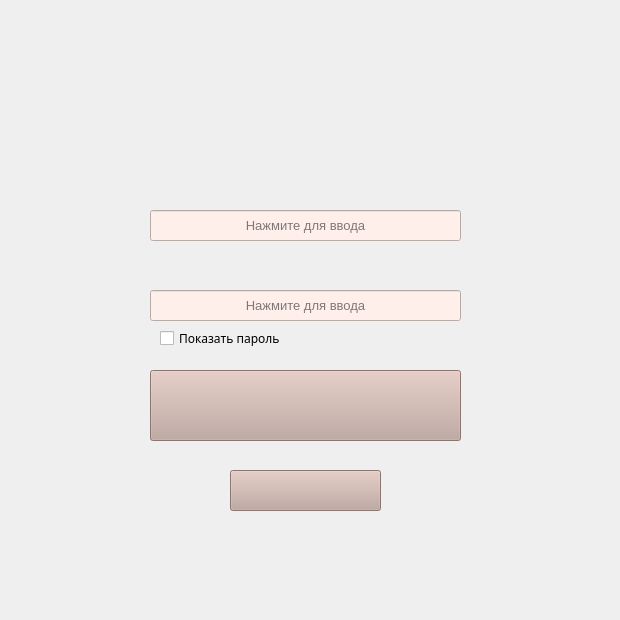
<?xml version="1.0" encoding="UTF-8"?>
<ui version="4.0">
 <class>MainWindow</class>
 <widget class="QMainWindow" name="MainWindow">
  <property name="geometry">
   <rect>
    <x>0</x>
    <y>0</y>
    <width>620</width>
    <height>620</height>
   </rect>
  </property>
  <property name="minimumSize">
   <size>
    <width>620</width>
    <height>620</height>
   </size>
  </property>
  <property name="maximumSize">
   <size>
    <width>620</width>
    <height>620</height>
   </size>
  </property>
  <property name="font">
   <font>
    <strikeout>false</strikeout>
    <stylestrategy>PreferAntialias</stylestrategy>
    <kerning>true</kerning>
   </font>
  </property>
  <property name="cursor">
   <cursorShape>ArrowCursor</cursorShape>
  </property>
  <property name="mouseTracking">
   <bool>false</bool>
  </property>
  <property name="windowTitle">
   <string>Авторизация</string>
  </property>
  <property name="styleSheet">
   <string notr="true">QWidget#centralwidget {
	 background-image: url(:/background/back_reg.png)
	}</string>
  </property>
  <widget class="QWidget" name="centralwidget">
   <widget class="QPushButton" name="pushButton">
    <property name="geometry">
     <rect>
      <x>150</x>
      <y>370</y>
      <width>311</width>
      <height>71</height>
     </rect>
    </property>
    <property name="font">
     <font>
      <family>Segoe Print</family>
      <pointsize>12</pointsize>
     </font>
    </property>
    <property name="cursor">
     <cursorShape>PointingHandCursor</cursorShape>
    </property>
    <property name="styleSheet">
     <string notr="true">QPushButton {
	background-color: rgb(192, 165, 157);
	background-image: url(:/background/sing_in.png);
 }
QPushButton:hover {
     background-color:rgb(255, 237, 221);
 }</string>
    </property>
    <property name="text">
     <string notr="true"/>
    </property>
   </widget>
   <widget class="QLineEdit" name="lineEdit_name">
    <property name="geometry">
     <rect>
      <x>150</x>
      <y>210</y>
      <width>311</width>
      <height>31</height>
     </rect>
    </property>
    <property name="font">
     <font>
      <pointsize>10</pointsize>
     </font>
    </property>
    <property name="styleSheet">
     <string notr="true">background-color:rgb(255, 239, 234);</string>
    </property>
    <property name="text">
     <string notr="true"/>
    </property>
    <property name="maxLength">
     <number>64</number>
    </property>
    <property name="alignment">
     <set>Qt::AlignCenter</set>
    </property>
    <property name="placeholderText">
     <string notr="true">Нажмите для ввода</string>
    </property>
   </widget>
   <widget class="QLineEdit" name="lineEdit_pass">
    <property name="geometry">
     <rect>
      <x>150</x>
      <y>290</y>
      <width>311</width>
      <height>31</height>
     </rect>
    </property>
    <property name="font">
     <font>
      <pointsize>10</pointsize>
     </font>
    </property>
    <property name="styleSheet">
     <string notr="true">background-color:rgb(255, 239, 234);</string>
    </property>
    <property name="text">
     <string notr="true"/>
    </property>
    <property name="maxLength">
     <number>16</number>
    </property>
    <property name="echoMode">
     <enum>QLineEdit::Password</enum>
    </property>
    <property name="alignment">
     <set>Qt::AlignCenter</set>
    </property>
    <property name="placeholderText">
     <string>Нажмите для ввода</string>
    </property>
   </widget>
   <widget class="QCheckBox" name="checkBox">
    <property name="enabled">
     <bool>true</bool>
    </property>
    <property name="geometry">
     <rect>
      <x>160</x>
      <y>330</y>
      <width>141</width>
      <height>17</height>
     </rect>
    </property>
    <property name="font">
     <font>
      <family>Segoe Print</family>
     </font>
    </property>
    <property name="cursor">
     <cursorShape>PointingHandCursor</cursorShape>
    </property>
    <property name="text">
     <string notr="true">Показать пароль</string>
    </property>
   </widget>
   <widget class="QPushButton" name="pushButton_reg">
    <property name="geometry">
     <rect>
      <x>230</x>
      <y>470</y>
      <width>151</width>
      <height>41</height>
     </rect>
    </property>
    <property name="font">
     <font>
      <family>Segoe Print</family>
      <pointsize>12</pointsize>
     </font>
    </property>
    <property name="cursor">
     <cursorShape>PointingHandCursor</cursorShape>
    </property>
    <property name="styleSheet">
     <string notr="true">QPushButton {
	background-color: rgb(192, 165, 157);
	
	background-image: url(:/background/sing_up.png);
 }
QPushButton:hover {
     background-color:rgb(255, 237, 221);
 }</string>
    </property>
    <property name="text">
     <string notr="true"/>
    </property>
   </widget>
  </widget>
 </widget>
 <resources>
  <include location="back_reg.qrc"/>
 </resources>
 <connections/>
</ui>
